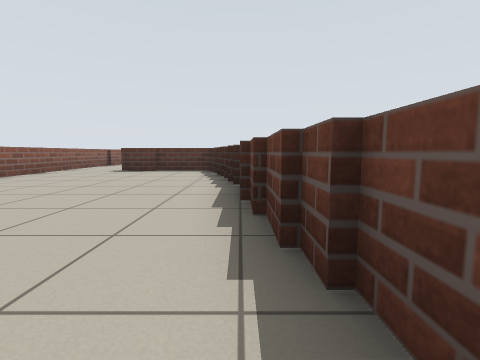
view 1 (above)

13 first-person views from a walk through a world built for the Player/Stage simulator. The camera is 0.65 m above the floor, tilts 6° down and sees 85° across. The lines on the ground mark 1 m squares. The floor is counted in squares, 1 m on a side. Each view is taken from the middle of a square. On the plan, view 1 faces up. The plan holds only what a view shows up to about 9 squares ahead; the rest is blank. The place goes on beyond the plan. Robots are left out.

view 2
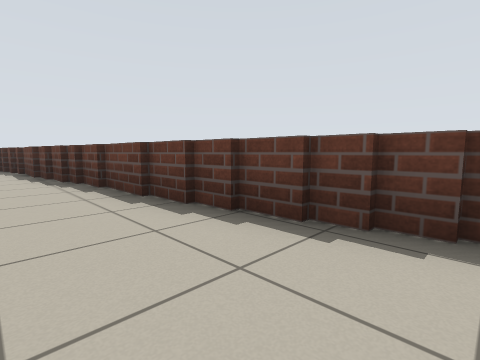

view 3
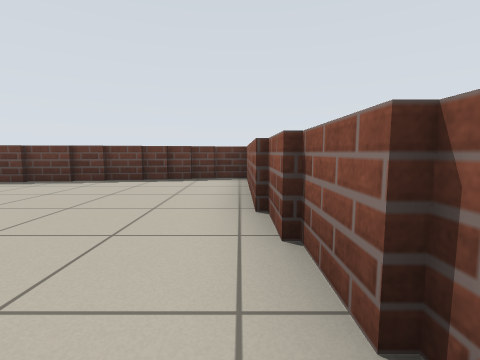

view 4
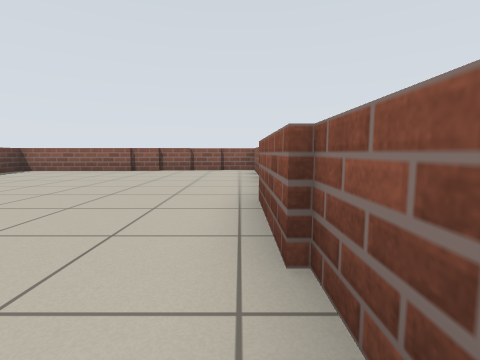

view 5
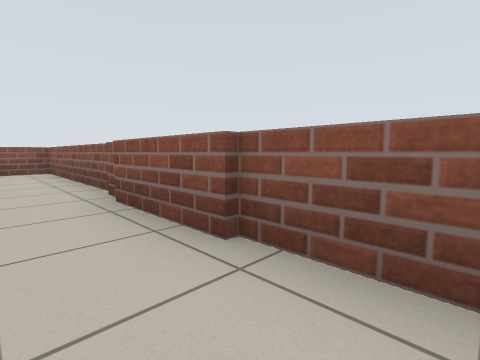

view 6
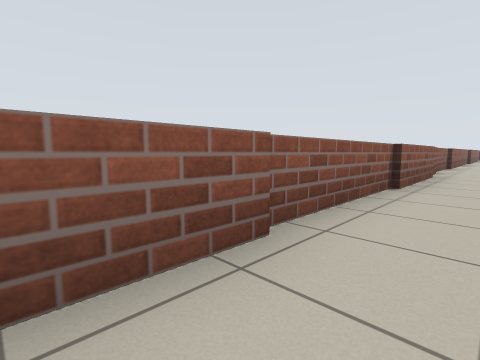

view 7
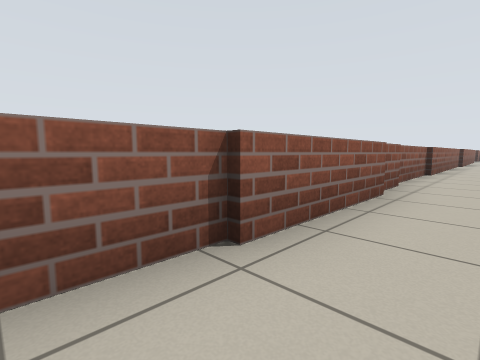

view 8
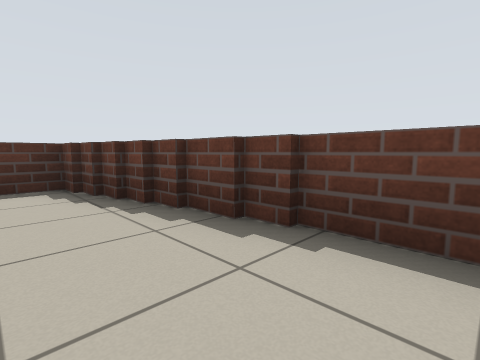

view 9
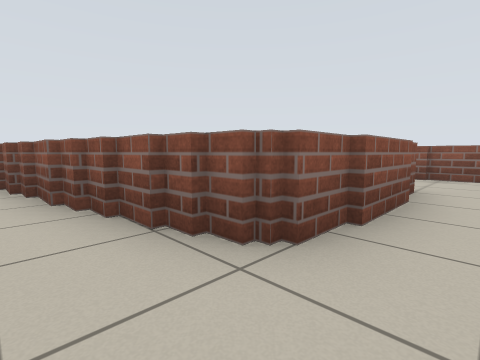

view 10
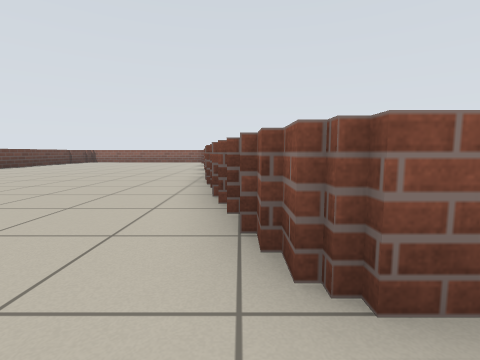

view 11
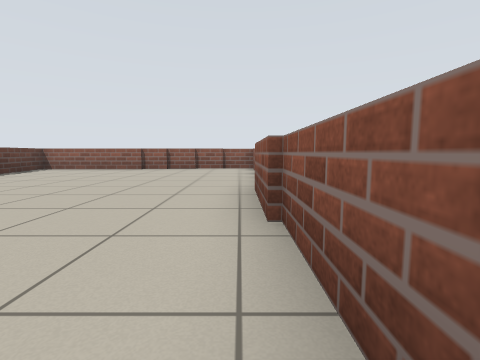

view 12
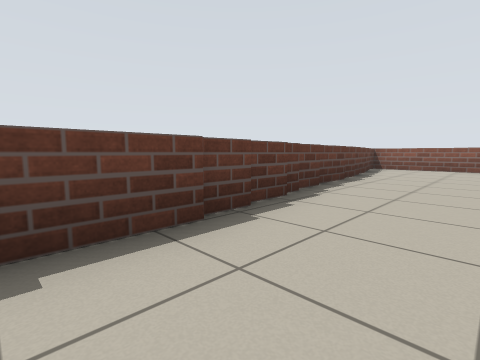

view 13
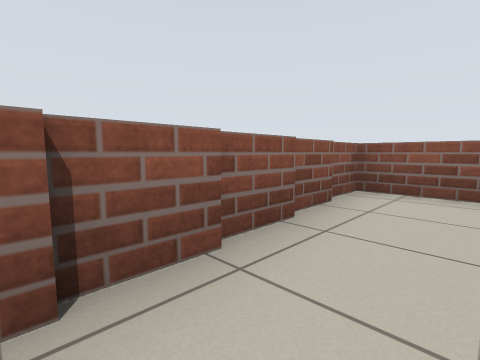

### Floor plan
Key: @ floor where view 1 was taken; # wall or solid block; . floor; = window, fence, low wall or low ledge.
Columns run from 7 left of view 1 to 7 right of it. Each row starts with its distance up from view 1.
 15 #.
 14 #.
 13 #..
 12 #..
 11 #........
 10 #..=##=..
  9 #..==.==..
  8 #......#...
  7 #......#....
  6 #......#.....
  5 #......=......
  4 #......==......
  3 #......= ......
  2 #.......=......
  1 #.......#
  0 #......@#
 -1 #.......#
 -2 #.......#
 -3 #.......=
 -4 #.......=
 -5 #........#
 -6 #....====#
 -7 ######

Positions as (right, up) in squares from view 1, and headings:
1: (0, 0), facing up
2: (-1, -5), facing up-right
3: (-5, -6), facing right
4: (-6, 3), facing down
5: (-5, 3), facing down-left
6: (-5, 0), facing up-left
7: (-5, 4), facing up-left
8: (-2, 4), facing up-right
9: (1, 11), facing down-left
10: (0, 11), facing down
11: (-6, 4), facing down
12: (-2, 5), facing down-right
13: (-2, -5), facing down-left
